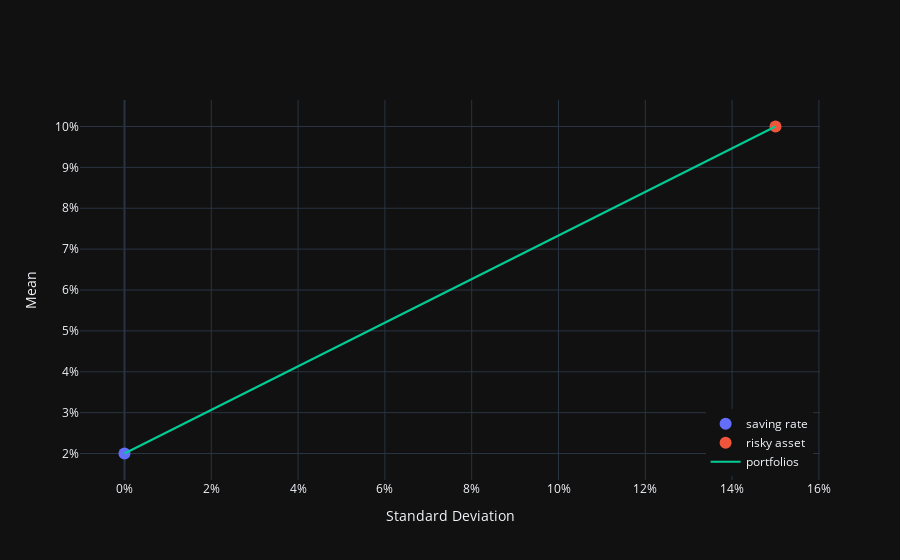

The cell this chart's notebook holds for it:
### Code cell
import numpy as np
import plotly.graph_objects as go

mn = 0.10
sd = 0.15
rf = 0.02
trace1 = go.Scatter(
  x=[0],
  y=[rf],
  mode="markers",
  name="saving rate",
  hovertemplate="saving rate %{y:.0%}<extra></extra>",
  marker=dict(size=12)
)

trace2 = go.Scatter( 
  x=[sd],
  y=[mn],
  mode="markers",
  name="risky asset",
  hovertemplate="risky asset<br>mean=%{y:.0%}<br>std dev=%{x:.0%}<extra></extra>",
  marker=dict(size=12)
)

grid = np.linspace(0,1,11)
mns = rf + (mn-rf)*grid
sds = sd*grid

trace3 = go.Scatter( 
    x=sds,
    y=mns,
    text=1-grid,
    mode="lines",
    hovertemplate="saving = %{text:.1%}<extra></extra>",
    name="portfolios"
)

fig = go.Figure()
for trace in (trace1, trace2, trace3):
    fig.add_trace(trace)

fig.update_layout(
    template="plotly_dark",
    xaxis_title="Standard Deviation",
    yaxis_title="Mean",
    yaxis_tickformat=".0%",
    xaxis_tickformat=".0%",
    legend=dict(
        yanchor="bottom", 
        y=0.01, 
        xanchor="right", 
        x=0.99
    )
)

fig.show()

### Figure 1 — Plotly figure (JSON) as saved in the notebook; plotly's stock layout.template omitted (floating-point values rounded to 4 significant figures)
{"data": [{"hovertemplate": "saving rate %{y:.0%}<extra></extra>", "marker": {"size": 12}, "mode": "markers", "name": "saving rate", "x": [0], "y": [0.02], "type": "scatter"}, {"hovertemplate": "risky asset<br>mean=%{y:.0%}<br>std dev=%{x:.0%}<extra></extra>", "marker": {"size": 12}, "mode": "markers", "name": "risky asset", "x": [0.15], "y": [0.1], "type": "scatter"}, {"hovertemplate": "saving = %{text:.1%}<extra></extra>", "mode": "lines", "name": "portfolios", "text": [1.0, 0.9, 0.8, 0.7, 0.6, 0.5, 0.4, 0.3, 0.2, 0.1, 0.0], "x": [0.0, 0.015, 0.03, 0.045, 0.06, 0.075, 0.09, 0.105, 0.12, 0.135, 0.15], "y": [0.02, 0.028, 0.036, 0.044, 0.052, 0.06, 0.068, 0.076, 0.084, 0.092, 0.1], "type": "scatter"}], "layout": {"yaxis": {"title": {"text": "Mean"}, "tickformat": ".0%"}, "xaxis": {"title": {"text": "Standard Deviation"}, "tickformat": ".0%"}, "legend": {"yanchor": "bottom", "y": 0.01, "xanchor": "right", "x": 0.99}}}
